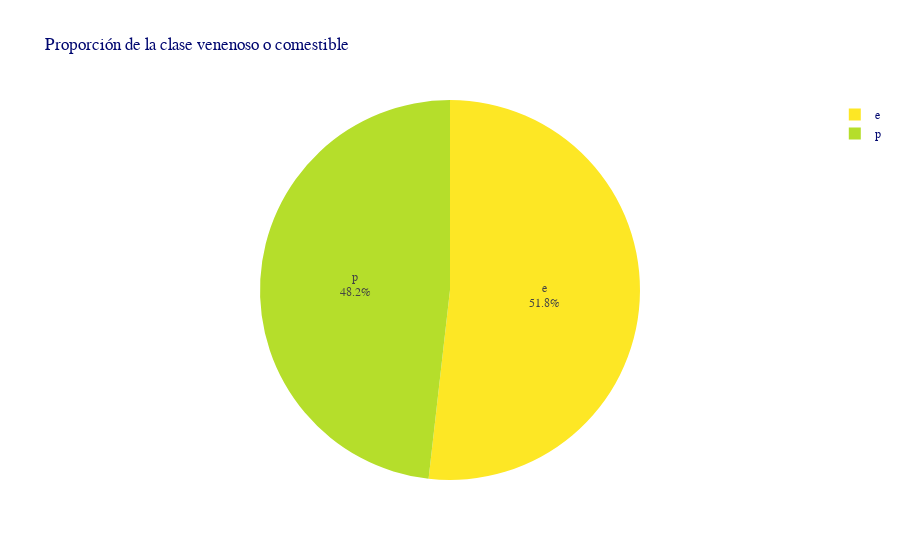

Source (notebook cell):
### Code cell
fig = px.pie(mushrooms, names='class',
             color_discrete_sequence=px.colors.sequential.Viridis_r,
             title='Proporción de la clase venenoso o comestible')
fig.update_traces(textposition='inside', textinfo='percent+label')
fig.update_layout(paper_bgcolor='rgba(1,0,0,0)',
                  plot_bgcolor='rgba(0,0,0,0)',
                  font=dict(family='monospace, monospace', size=12, color='#000770'))
fig.show()

### Figure 1 — Plotly figure (JSON) as saved in the notebook; plotly's stock layout.template omitted (floating-point values rounded to 4 significant figures; data arrays with more than 128 entries replaced by an {"elided": "..."} marker saying what was removed)
{"data": [{"domain": {"x": [0, 1], "y": [0, 1]}, "hovertemplate": "class=%{label}<extra></extra>", "labels": {"elided": "8124 str values"}, "legendgroup": "", "name": "", "showlegend": true, "textinfo": "percent+label", "textposition": "inside", "type": "pie"}], "layout": {"font": {"color": "#000770", "family": "monospace, monospace", "size": 12}, "legend": {"tracegroupgap": 0}, "paper_bgcolor": "rgba(1,0,0,0)", "piecolorway": ["#fde725", "#b5de2b", "#6ece58", "#35b779", "#1f9e89", "#26828e", "#31688e", "#3e4989", "#482878", "#440154"], "plot_bgcolor": "rgba(0,0,0,0)", "title": {"text": "Proporción de la clase venenoso o comestible"}}}
